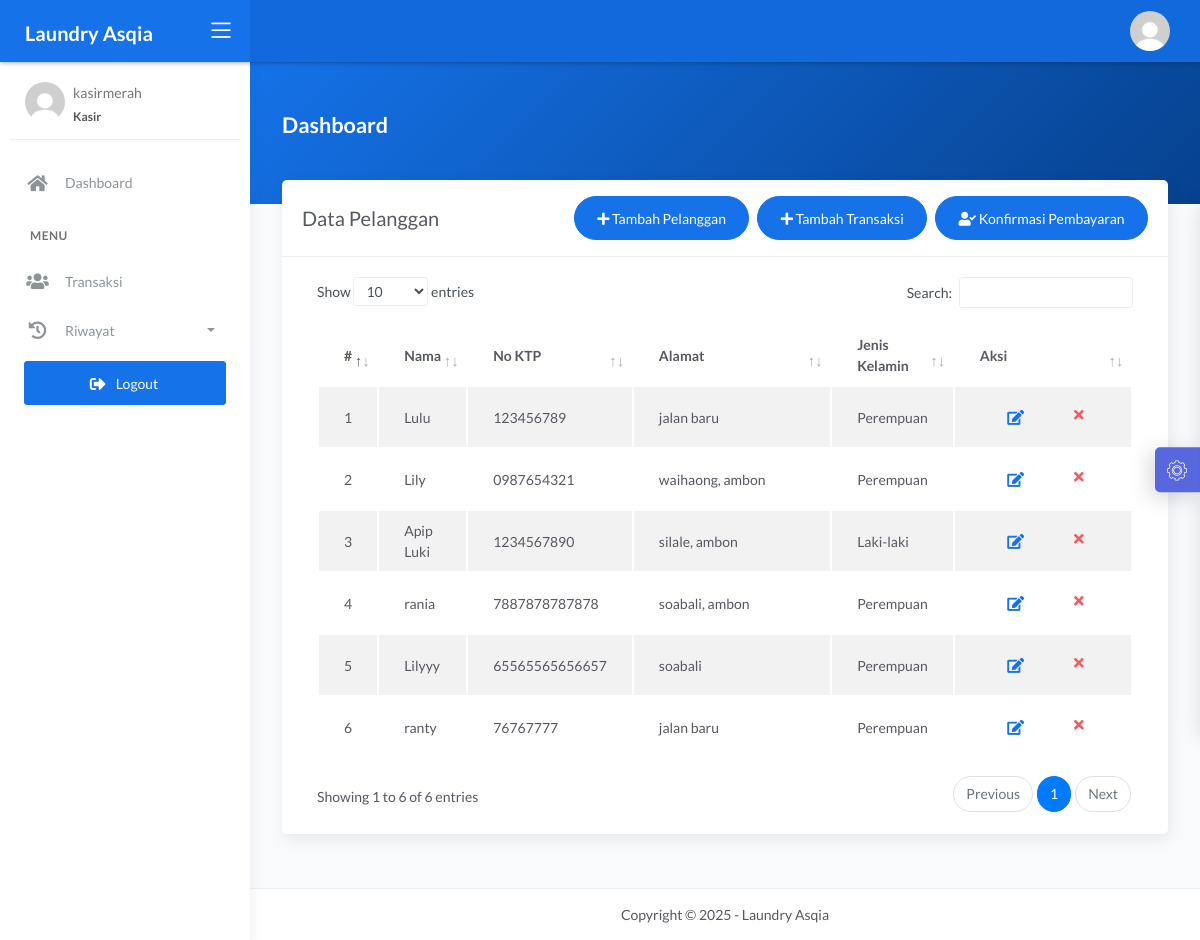
Page /kasir/pelanggan.php (signed in) on the committed database.
### tables this page shows
CREATE TABLE `pelanggan` (
  `id_pelanggan` int(11) NOT NULL,
  `nama_pelanggan` varchar(228) NOT NULL,
  `alamat_pelanggan` text NOT NULL,
  `jenis_kelamin` enum('L','P') NOT NULL,
  `telp_pelanggan` varchar(15) NOT NULL,
  `no_ktp` varchar(30) NOT NULL
);

### kasir/pelanggan.php (the view, shortened to what this page needs)
<?php
$title = 'Data Pelanggan';
require 'koneksi.php';
$query = 'SELECT * FROM pelanggan';
$data = mysqli_query($conn, $query);
require 'header.php';
?>
<div class="panel-header bg-primary-gradient">
    <div class="page-inner py-5">
        <div class="d-flex align-items-left align-items-md-center flex-column flex-md-row">
            <div>
                <h2 class="text-white pb-2 fw-bold">Dashboard</h2>
            </div>
        </div>
    </div>
</div>
<div class="page-inner mt--5">
    <diva class="row">
        <div class="col-md-12">
            <div class="card">
                <div class="card-header">
                    <div class="d-flex align-items-center">
                        <h4 class="card-title"><?= $title; ?></h4>
                        <a href="tambah_pelanggan.php" class="btn btn-primary btn-round ml-auto mr-2">
                            <i class="fa fa-plus"></i>
                            Tambah Pelanggan
                        </a>
                        <a href="cari.php" class="btn btn-primary btn-round mr-2">
                            <i class="fa fa-plus"></i>
                            Tambah Transaksi
                        </a>
                        <a href="konfirmasi.php" class="btn btn-primary btn-round">
                            <i class="fas fa-user-check"></i>
                            Konfirmasi Pembayaran
                        </a>
                    </div>
                </div>
                <div class="card-body">
                    <div class="table-responsive">
                        <table id="basic-datatables" class="display table table-striped table-hover">
                            <thead>
                                <tr>
                                    <th style="width: 7%">#</th>
                                    <th>Nama</th>
                                    <th style="width: 20%;">No KTP</th>
                                    <th style="width: 25%;">Alamat</th>
                                    <th style="width: 15%;">Jenis Kelamin</th>
                                    <th style="width: 10%">Aksi</th>
                                </tr>
                            </thead>
                            <tbody>
                                <?php
                                $no = 1;
                                if (mysqli_num_rows($data) > 0) {
                                    while ($plg = mysqli_fetch_assoc($data)) {
                                ?>
                                        <tr>
                                            <td><?= $no++; ?></td>
                                            <td><?= $plg['nama_pelanggan']; ?></td>
                                            <td><?= $plg['no_ktp']; ?></td>
                                            <td><?= $plg['alamat_pelanggan']; ?></td>
                                            <td><?php if ($plg['jenis_kelamin'] == 'L') {
                                                    echo "Laki-laki";
                                                } else {
                                                    echo "Perempuan";
                                                } ?>
                                            </td>
                                            <td>
                                                <div class="form-button-action">
                                                    <a href="edit_pelanggan.php?id=<?= $plg['id_pelanggan']; ?>" type="button" data-toggle="tooltip" title="" class="btn btn-link btn-primary btn-lg" data-original-title="Edit">
                                                        <i class="fa fa-edit"></i>
                                                    </a>
                                                    <a href="hapus_pelanggan.php?id=<?= $plg['id_pelanggan']; ?>" onclick="return confirm('Yakin hapus data?');" type="button" data-toggle="tooltip" title="" class="btn btn-link btn-danger" data-original-title="Hapus">
                                                        <i class="fa fa-times"></i>
                                                    </a>
                                                </div>
                                            </td>
                                        </tr>
                                <?php }
                                }
                                ?>
                            </tbody>
                        </table>
                    </div>
                </div>
            </div>
        </div>
</div>
</div>
<?php
require 'footer.php';
?>

### rows in the picture
pelanggan: nama_pelanggan "Lulu", no_ktp "123456789", alamat_pelanggan "jalan baru", jenis_kelamin "Perempuan"
pelanggan: nama_pelanggan "Lily", no_ktp "0987654321", alamat_pelanggan "waihaong, ambon", jenis_kelamin "Perempuan"
pelanggan: nama_pelanggan "Apip Luki", no_ktp "1234567890", alamat_pelanggan "silale, ambon", jenis_kelamin "Laki-laki"
pelanggan: nama_pelanggan "rania", no_ktp "7887878787878", alamat_pelanggan "soabali, ambon", jenis_kelamin "Perempuan"
pelanggan: nama_pelanggan "Lilyyy", no_ktp "65565565656657", alamat_pelanggan "soabali", jenis_kelamin "Perempuan"
pelanggan: nama_pelanggan "ranty", no_ktp "76767777", alamat_pelanggan "jalan baru", jenis_kelamin "Perempuan"

### other values in the picture
$_SESSION['username'] "kasirmerah"
$title "Data Pelanggan"
